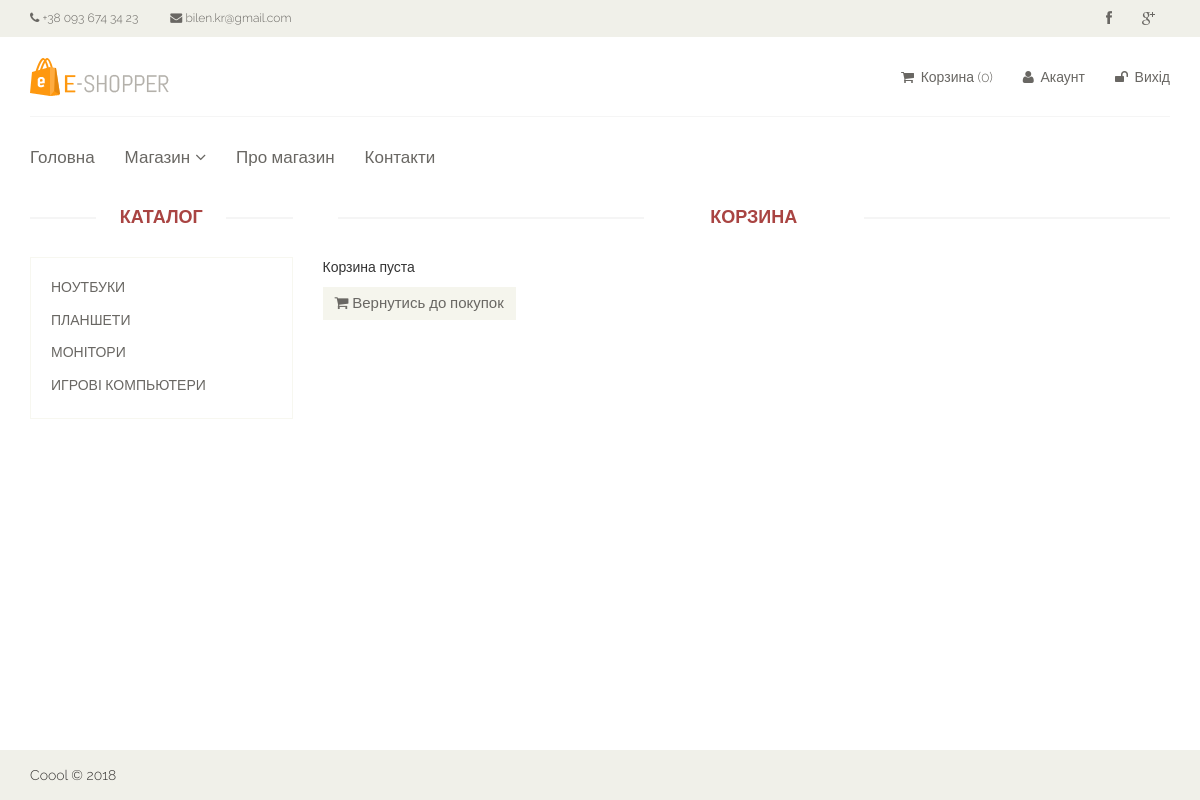
The page /cart (signed in) on the database its author committed.
### tables this page shows
CREATE TABLE `category` (
  `id` int(11) NOT NULL,
  `name` varchar(255) NOT NULL,
  `sort_order` int(11) NOT NULL DEFAULT '0',
  `status` int(11) NOT NULL DEFAULT '1'
);

### config/RoutesConfig.php (called while the page is built)
<?php
return array(
    'product/([0-9]+)' => 'product/view/$1',
    'catalog' => 'catalog/index',
    'category/([0-9]+)/page-([0-9]+)' => 'catalog/category/$1/$2',
    'category/([0-9]+)' => 'catalog/category/$1',
    'cart/checkout' => 'cart/checkout',
    'cart/delete/([0-9]+)' => 'cart/delete/$1',
    'cart/add/([0-9]+)' => 'cart/add/$1',
    'cart/addAjax/([0-9]+)' => 'cart/addAjax/$1',
    'cart' => 'cart/index',
    'user/register' => 'user/register',
    'user/login' => 'user/login',
    'user/logout' => 'user/logout',
    'cabinet/edit' => 'cabinet/edit',
    'admin/product/create' => 'adminProduct/create',
    'admin/product/update/([0-9]+)' => 'adminProduct/update/$1',
    'admin/product/delete/([0-9]+)' => 'adminProduct/delete/$1',
    'admin/product' => 'adminProduct/index',
    'admin/category/create' => 'adminCategory/create',
    'admin/category/update/([0-9]+)' => 'adminCategory/update/$1',
    'admin/category/delete/([0-9]+)' => 'adminCategory/delete/$1',
    'admin/category' => 'adminCategory/index',
    'admin/order/update/([0-9]+)' => 'adminOrder/update/$1',
    'admin/order/delete/([0-9]+)' => 'adminOrder/delete/$1',
    'admin/order/view/([0-9]+)' => 'adminOrder/view/$1',
    'admin/order' => 'adminOrder/index',
    'admin' => 'admin/index',
    'contacts' => 'site/contact',
    'about' => 'site/about',
    'index.php' => 'site/index',
    '' => 'site/index',
);

### controllers/CartController.php (called while the page is built, shortened)
<?php
class CartController
{
    public function actionIndex()
    {
        $categories = CategoryModel::getCategoriesList();
        $productsInCart = CartComponent::getProducts();
        require_once(ROOT . '/views/cart/index.php');
        return true;
    }
}

### index.php (called while the page is built, shortened)
<?php
require_once(ROOT . '/components/AutoloadComponent.php');
$router = new RouterComponent();
$router->run();

### models/CategoryModel.php (called while the page is built, shortened)
<?php
class CategoryModel
{
    public static function getCategoriesList()
    {
        $db = DBComponent::getConnection();
        $result = $db->query('SELECT id, name FROM category WHERE status = "1" ORDER BY sort_order, name ASC');
        $i = 0;
        $categoryList = array();
        while ($row = $result->fetch()) {
            $categoryList[$i]['id'] = $row['id'];
            $categoryList[$i]['name'] = $row['name'];
            $i++;
        }
        return $categoryList;
    }
}

### components/AutoloadComponent.php (called while the page is built, shortened)
<?php
spl_autoload_register(function ($class_name) {
    $array_paths = array(
        '/models/',
        '/components/',
        '/controllers/',
    );
    foreach ($array_paths as $path) {
        $path = ROOT . $path . $class_name . '.php';
    }
});

### components/CartComponent.php (called while the page is built, shortened)
<?php
class CartComponent
{
    public static function getProducts()
    {
        return false;
    }
}

### views/cart/index.php (the view)
<?php include ROOT . '/views/layouts/header.php'; ?>
<section>
    <div class="container">
        <div class="row">
            <div class="col-sm-3">
                <div class="left-sidebar">
                    <h2>Каталог</h2>
                    <div class="panel-group category-products">
                        <?php foreach ($categories as $categoryItem): ?>
                            <div class="panel panel-default">
                                <div class="panel-heading">
                                    <h4 class="panel-title">
                                        <a href="/category/<?php echo $categoryItem['id'];?>">
                                            <?php echo $categoryItem['name'];?>
                                        </a>
                                    </h4>
                                </div>
                            </div>
                        <?php endforeach; ?>
                    </div>
                </div>
            </div>
            <div class="col-sm-9 padding-right">
                <div class="features_items">
                    <h2 class="title text-center">Корзина</h2>
                    <?php if ($productsInCart): ?>
                        <p>Ви выбрали такі товари:</p>
                        <table class="table-bordered table-striped table">
                            <tr>
                                <th>Код товару</th>
                                <th>Назва</th>
                                <th>Вартість, $</th>
                                <th>Кількість, шт</th>
                                <th>Видалити</th>
                            </tr>
                            <?php foreach ($products as $product): ?>
                                <tr>
                                    <td><?php echo $product['code'];?></td>
                                    <td>
                                        <a href="/product/<?php echo $product['id'];?>">
                                            <?php echo $product['name'];?>
                                        </a>
                                    </td>
                                    <td><?php echo $product['price'];?></td>
                                    <td><?php echo $productsInCart[$product['id']];?></td>
                                    <td>
                                        <a href="/cart/delete/<?php echo $product['id'];?>">
                                            <i class="fa fa-times"></i>
                                        </a>
                                    </td>
                                </tr>
                            <?php endforeach; ?>
                                <tr>
                                    <td colspan="4">Загальна вартість, $:</td>
                                    <td><?php echo $totalPrice;?></td>
                                </tr>
                        </table>
                        <a class="btn btn-default checkout" href="/cart/checkout"><i class="fa fa-shopping-cart"></i> Оформити замовлення</a>
                    <?php else: ?>
                        <p>Корзина пуста</p>
                        <a class="btn btn-default checkout" href="/"><i class="fa fa-shopping-cart"></i> Вернутись до  покупок</a>
                    <?php endif; ?>
                </div>
            </div>
        </div>
    </div>
</section>
<?php include ROOT . '/views/layouts/footer.php'; ?>

### components/RouterComponent.php (shortened to what this page needs)
<?php
class RouterComponent
{
    private $routes;
    public function __construct()
    {
        $routesPath = ROOT . '/config/RoutesConfig.php';
        $this->routes = include($routesPath);
    }
    private function getURI()
    {
        if (!empty($_SERVER['REQUEST_URI'])) {
            return trim($_SERVER['REQUEST_URI'], '/');
        }
    }
    public function run()
    {
        $uri = $this->getURI();
        foreach ($this->routes as $uriPattern => $path) {
            if (preg_match("~$uriPattern~", $uri)) {
                $internalRoute = preg_replace("~$uriPattern~", $path, $uri);
                $segments = explode('/', $internalRoute);
                $controllerName = array_shift($segments) . 'Controller';
                $actionName = 'action' . ucfirst(array_shift($segments));
                $parameters = $segments;
                $controllerObject = new $controllerName;
                $result = call_user_func_array(array($controllerObject, $actionName), $parameters);
                if ($result != null) {
                    break;
                }
            }
        }
    }
}

### template/css/main.css (style rules this page uses)
body { font-family: 'Raleway', sans-serif; background: white; position: relative; font-weight:300; }
html, body { height: 100%; margin: 0; padding: 0; }
a { -webkit-transition: 300ms; -moz-transition: 300ms; -o-transition: 300ms; transition: 300ms; }
h1, h2, h3, h4, h5, h6 { font-family: 'Raleway', sans-serif; }
.category-products { border: 1px solid #F7F7F0; margin-bottom: 35px; padding-bottom: 20px; padding-top: 15px; }
.left-sidebar h2, .brands_products h2 { color: #a94442; font-family: 'Raleway', sans-serif; font-size: 18px; font-weight: 700; margin: 0 auto 30px; text-align: center; text-transform: uppercase; position: relative; z-index:3; }
.left-sidebar h2:after, h2.title:after { content: " "; position: absolute; border: 1px solid #f5f5f5; bottom:8px; left: 0; width: 100%; height: 0; z-index: -2; }
.left-sidebar h2:before { content: " "; position: absolute; background: #fff; bottom: -6px; width: 130px; height: 30px; z-index: -1; left: 50%; margin-left: -65px; }
h2.title:before { content: " "; position: absolute; background: #fff; bottom: -6px; width: 220px; height: 30px; z-index: -1; left: 50%; margin-left: -110px; }
.category-products .panel { background-color: #FFFFFF; border: 0px; border-radius: 0px; box-shadow:none; margin-bottom: 0px; }
.category-products .panel-default .panel-heading { background-color: #FFFFFF; border: 0 none; color: #FFFFFF; padding: 5px 20px; }
.category-products .panel-default .panel-heading .panel-title a { color: #696763; font-family: 'Raleway', sans-serif; font-size: 14px; text-decoration: none; text-transform: uppercase; }
.padding-right { padding-right: 0; }
.features_items { overflow:hidden; }
h2.title { color: #a94442; font-family: 'Raleway', sans-serif; font-size: 18px; font-weight: 700; margin: 0 15px; text-transform: uppercase; margin-bottom: 30px; position: relative; }
.add-to-cart, .checkout, .back { background:#F5F5ED; border: 0 none; border-radius: 0; color: #696763; font-family: 'Raleway', sans-serif; font-size: 15px; margin-bottom: 25px; }

### rows shown on the page
category: name "НОУТБУКИ"
category: name "ПЛАНШЕТИ"
category: name "МОНІТОРИ"
category: name "ИГРОВІ КОМПЬЮТЕРИ"
